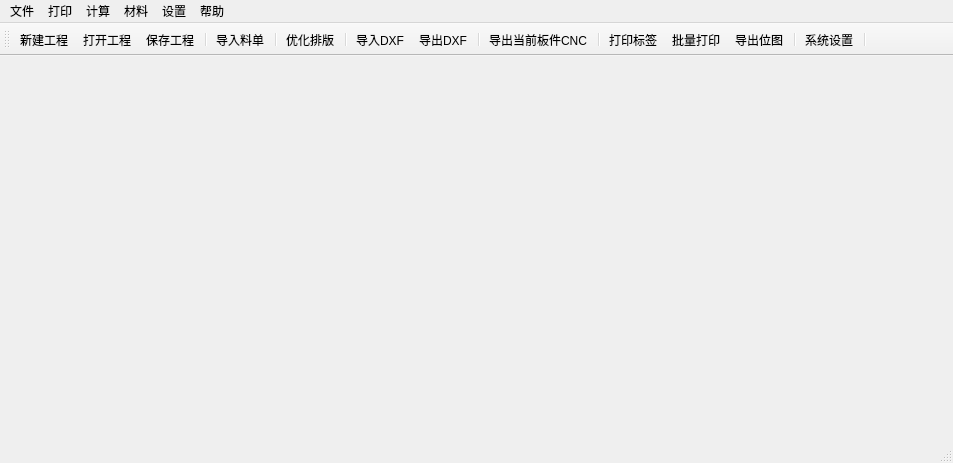
<?xml version="1.0" encoding="UTF-8"?>
<ui version="4.0">
 <class>MainWindow</class>
 <widget class="QMainWindow" name="MainWindow">
  <property name="geometry">
   <rect>
    <x>0</x>
    <y>0</y>
    <width>953</width>
    <height>463</height>
   </rect>
  </property>
  <property name="windowTitle">
   <string>EZCam</string>
  </property>
  <widget class="QWidget" name="centralWidget"/>
  <widget class="QMenuBar" name="menuBar">
   <property name="geometry">
    <rect>
     <x>0</x>
     <y>0</y>
     <width>953</width>
     <height>30</height>
    </rect>
   </property>
   <widget class="QMenu" name="menu">
    <property name="title">
     <string>文件</string>
    </property>
    <addaction name="actionNewProject"/>
    <addaction name="actionOpenProject"/>
    <addaction name="actionImportMaterialFile"/>
    <addaction name="separator"/>
    <addaction name="actionSaveProject"/>
    <addaction name="separator"/>
    <addaction name="actionQuit"/>
   </widget>
   <widget class="QMenu" name="menuPrint">
    <property name="title">
     <string>打印</string>
    </property>
    <addaction name="actionPrintLabel"/>
    <addaction name="separator"/>
    <addaction name="actionPrintDrawing"/>
   </widget>
   <widget class="QMenu" name="menuCalculate">
    <property name="title">
     <string>计算</string>
    </property>
    <addaction name="actionPacking"/>
   </widget>
   <widget class="QMenu" name="menuMaterials">
    <property name="title">
     <string>材料</string>
    </property>
    <addaction name="actionImportDXF"/>
    <addaction name="actionExportDXF"/>
    <addaction name="separator"/>
    <addaction name="actionExportCNC"/>
    <addaction name="actionExportAllBoardCNC"/>
   </widget>
   <widget class="QMenu" name="menuSetting">
    <property name="title">
     <string>设置</string>
    </property>
    <addaction name="actionSystemSettings"/>
    <addaction name="actionPrintSettings"/>
   </widget>
   <widget class="QMenu" name="menuHelp">
    <property name="title">
     <string>帮助</string>
    </property>
    <addaction name="actionAbout"/>
   </widget>
   <addaction name="menu"/>
   <addaction name="menuPrint"/>
   <addaction name="menuCalculate"/>
   <addaction name="menuMaterials"/>
   <addaction name="menuSetting"/>
   <addaction name="menuHelp"/>
  </widget>
  <widget class="QToolBar" name="mainToolBar">
   <attribute name="toolBarArea">
    <enum>TopToolBarArea</enum>
   </attribute>
   <attribute name="toolBarBreak">
    <bool>false</bool>
   </attribute>
   <addaction name="actionNewProject"/>
   <addaction name="actionOpenProject"/>
   <addaction name="actionSaveProject"/>
   <addaction name="separator"/>
   <addaction name="actionImportMaterialFile"/>
   <addaction name="separator"/>
   <addaction name="actionPacking"/>
   <addaction name="separator"/>
   <addaction name="actionImportDXF"/>
   <addaction name="actionExportDXF"/>
   <addaction name="separator"/>
   <addaction name="actionExportCNC"/>
   <addaction name="separator"/>
   <addaction name="actionPrintLabel"/>
   <addaction name="actionBatchPrintLabel"/>
   <addaction name="actionPrintDrawing"/>
   <addaction name="separator"/>
   <addaction name="actionSystemSettings"/>
   <addaction name="separator"/>
  </widget>
  <widget class="QStatusBar" name="statusBar"/>
  <action name="actionQuit">
   <property name="icon">
    <iconset resource="images.qrc">
     <normaloff>:/icons/quit_128.png</normaloff>:/icons/quit_128.png</iconset>
   </property>
   <property name="text">
    <string>退出</string>
   </property>
   <property name="shortcut">
    <string>Ctrl+Q</string>
   </property>
  </action>
  <action name="actionNewProject">
   <property name="icon">
    <iconset resource="images.qrc">
     <normaloff>:/icons/new_project_128.png</normaloff>:/icons/new_project_128.png</iconset>
   </property>
   <property name="text">
    <string>新建工程</string>
   </property>
   <property name="toolTip">
    <string>新建工程</string>
   </property>
   <property name="shortcut">
    <string>Ctrl+N</string>
   </property>
  </action>
  <action name="actionOpenProject">
   <property name="icon">
    <iconset resource="images.qrc">
     <normaloff>:/icons/open_project_128.png</normaloff>:/icons/open_project_128.png</iconset>
   </property>
   <property name="text">
    <string>打开工程</string>
   </property>
   <property name="toolTip">
    <string>打开工程</string>
   </property>
   <property name="shortcut">
    <string>Ctrl+O</string>
   </property>
  </action>
  <action name="actionImportMaterialFile">
   <property name="icon">
    <iconset resource="images.qrc">
     <normaloff>:/icons/import_material_list_128.png</normaloff>:/icons/import_material_list_128.png</iconset>
   </property>
   <property name="text">
    <string>导入料单</string>
   </property>
   <property name="toolTip">
    <string>导入料单</string>
   </property>
   <property name="shortcut">
    <string>Ctrl+I</string>
   </property>
  </action>
  <action name="actionSaveProject">
   <property name="icon">
    <iconset resource="images.qrc">
     <normaloff>:/icons/save_project_128.png</normaloff>:/icons/save_project_128.png</iconset>
   </property>
   <property name="text">
    <string>保存工程</string>
   </property>
   <property name="toolTip">
    <string>保存工程</string>
   </property>
   <property name="shortcut">
    <string>Ctrl+S</string>
   </property>
  </action>
  <action name="actionPacking">
   <property name="icon">
    <iconset resource="images.qrc">
     <normaloff>:/icons/packing_128.png</normaloff>:/icons/packing_128.png</iconset>
   </property>
   <property name="text">
    <string>优化排版</string>
   </property>
   <property name="toolTip">
    <string>排版</string>
   </property>
   <property name="shortcut">
    <string>Ctrl+Shift+N</string>
   </property>
  </action>
  <action name="actionImportDXF">
   <property name="icon">
    <iconset resource="images.qrc">
     <normaloff>:/icons/import_dxf_128.png</normaloff>:/icons/import_dxf_128.png</iconset>
   </property>
   <property name="text">
    <string>导入DXF</string>
   </property>
  </action>
  <action name="actionExportDXF">
   <property name="icon">
    <iconset resource="images.qrc">
     <normaloff>:/icons/export_dxf_128.png</normaloff>:/icons/export_dxf_128.png</iconset>
   </property>
   <property name="text">
    <string>导出DXF</string>
   </property>
  </action>
  <action name="actionExportCNC">
   <property name="icon">
    <iconset resource="images.qrc">
     <normaloff>:/icons/export_nc_128.png</normaloff>:/icons/export_nc_128.png</iconset>
   </property>
   <property name="text">
    <string>导出当前板件CNC</string>
   </property>
   <property name="toolTip">
    <string>导出当前板件CNC</string>
   </property>
  </action>
  <action name="actionPrintLabel">
   <property name="icon">
    <iconset resource="images.qrc">
     <normaloff>:/icons/label_print_128.png</normaloff>:/icons/label_print_128.png</iconset>
   </property>
   <property name="text">
    <string>打印标签</string>
   </property>
  </action>
  <action name="actionPrintDrawing">
   <property name="icon">
    <iconset resource="images.qrc">
     <normaloff>:/icons/export_bmp_128.png</normaloff>:/icons/export_bmp_128.png</iconset>
   </property>
   <property name="text">
    <string>导出位图</string>
   </property>
  </action>
  <action name="actionSystemSettings">
   <property name="icon">
    <iconset resource="images.qrc">
     <normaloff>:/icons/system_settings_128.png</normaloff>:/icons/system_settings_128.png</iconset>
   </property>
   <property name="text">
    <string>系统设置</string>
   </property>
  </action>
  <action name="actionAbout">
   <property name="icon">
    <iconset resource="images.qrc">
     <normaloff>:/icons/help_128.png</normaloff>:/icons/help_128.png</iconset>
   </property>
   <property name="text">
    <string>关于</string>
   </property>
  </action>
  <action name="actionPrintSettings">
   <property name="icon">
    <iconset resource="images.qrc">
     <normaloff>:/icons/printer_settings_128.png</normaloff>:/icons/printer_settings_128.png</iconset>
   </property>
   <property name="text">
    <string>打印设置</string>
   </property>
  </action>
  <action name="actionBatchPrintLabel">
   <property name="icon">
    <iconset resource="images.qrc">
     <normaloff>:/icons/drawing_print_128.png</normaloff>:/icons/drawing_print_128.png</iconset>
   </property>
   <property name="text">
    <string>批量打印</string>
   </property>
  </action>
  <action name="actionExportAllBoardCNC">
   <property name="icon">
    <iconset resource="images.qrc">
     <normaloff>:/icons/export_nc_128.png</normaloff>:/icons/export_nc_128.png</iconset>
   </property>
   <property name="text">
    <string>导出全部板件CNC</string>
   </property>
  </action>
 </widget>
 <layoutdefault spacing="6" margin="11"/>
 <resources>
  <include location="images.qrc"/>
 </resources>
 <connections/>
</ui>
